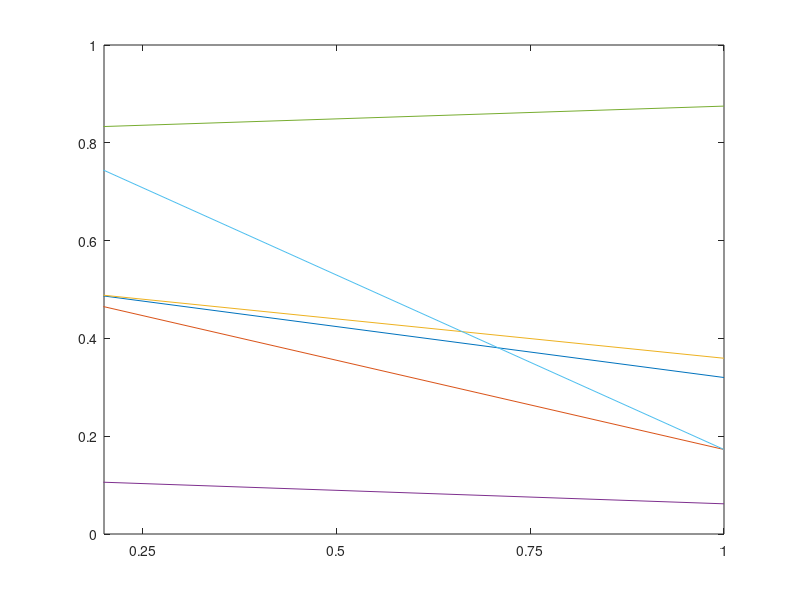

Recreate this plot in MATLAB. (Note: this script raises an error after producing the figure.)
%% Preamble -- not to appear in userguide
hfig = figure;
set(hfig,'units','centimeters','NumberTitle','off','Name','test13');
pos = get(hfig,'position');
set(hfig,'position',[pos(1:2),6,4]);
%% Everything below appears in userguide
plot([0 1],rand(6,2));
set(gca,'ylim',[0 1],'xlim',[0.2 1],'xtick',0:0.25:1);
matlabfrag('graphics/test13a');
set(gca,'xticklabel',{'0.00','0.25','0.50','0.75','1'});
matlabfrag('graphics/test13b')